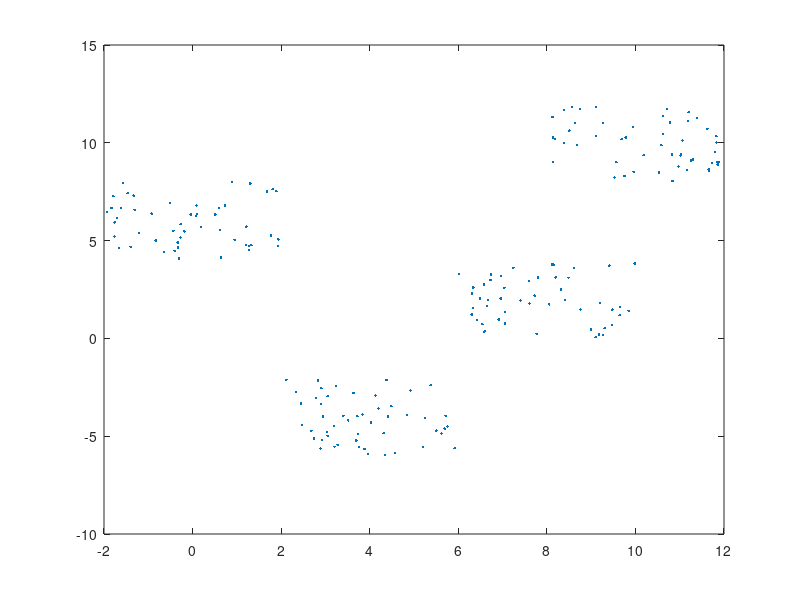
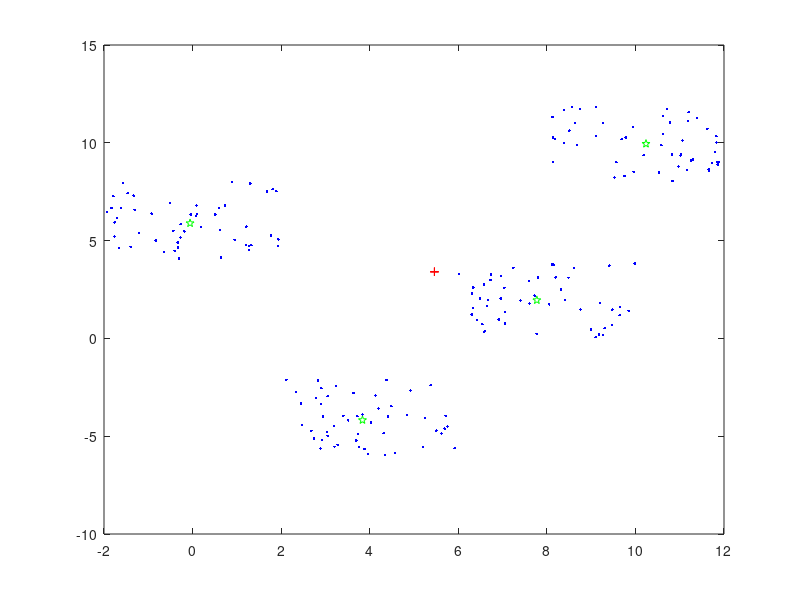

The MATLAB script that drew these images, in order:
clear all; close all; clc;

%% Carga de datos

load datos1.mat

data = datos1; % Renombrado

plot(data(1,:), data(2,:), '.')

nn = 4; % Numero de neuronas

eta = 0.01;  % Constante de actualización

% W = zeros(size(data,1),nn);  % Pesos iniciales

prom = mean(data,2);
W = prom .* ones(size(data,1),nn);

W0 = W;  % Guardar pesos iniciales

%% Competencia

for nepoc=1:35
    for k=1:size(data,2)  % Para cada dato
        for j=1:nn  % Para cada 
    
            dist(1,j) = sum((data(:,k) - W(:,j)).^2);
    
        end
    
        [val, ind] = min(dist);  % Función de activación (Ley de actualización por distancia mínima)
    
        W(:,ind) = W(:,ind) + eta*(data(:,k) - W(:,ind));
    
    end
end

Wf = W;  % Pesos finales

figure(2)
plot(data(1,:), data(2,:),'b.', ...
    W0(1,:), W0(2,:), 'r+', ...
    Wf(1,:), Wf(2,:), 'gp')